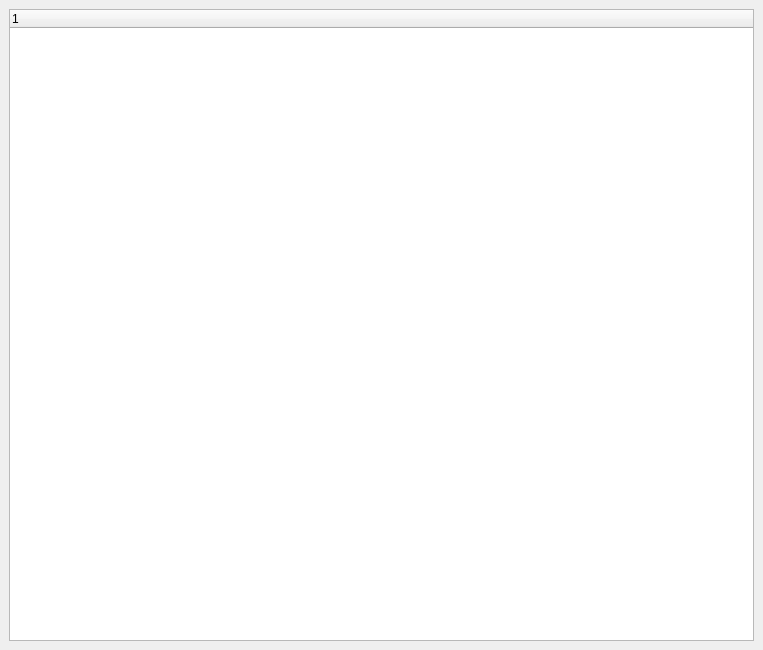
<ui version="4.0" >
 <class>StorageForm</class>
 <widget class="QWidget" name="StorageForm" >
  <property name="geometry" >
   <rect>
    <x>0</x>
    <y>0</y>
    <width>763</width>
    <height>650</height>
   </rect>
  </property>
  <property name="windowTitle" >
   <string>Storage Tree</string>
  </property>
  <layout class="QGridLayout" >
   <property name="margin" >
    <number>9</number>
   </property>
   <property name="spacing" >
    <number>6</number>
   </property>
   <item row="0" column="0" >
    <widget class="QTreeWidget" name="mp_treeWidget" />
   </item>
  </layout>
  <action name="actionRefreshStorage" >
   <property name="icon" >
    <iconset>../images/run.png</iconset>
   </property>
   <property name="text" >
    <string>Refresh Storage List</string>
   </property>
   <property name="statusTip" >
    <string>Requery the director for the list of storage objects.</string>
   </property>
  </action>
  <action name="actionStatusStorageInConsole" >
   <property name="icon" >
    <iconset>../images/status.png</iconset>
   </property>
   <property name="text" >
    <string>Status Storage In Console</string>
   </property>
  </action>
 </widget>
 <resources/>
 <connections/>
</ui>
